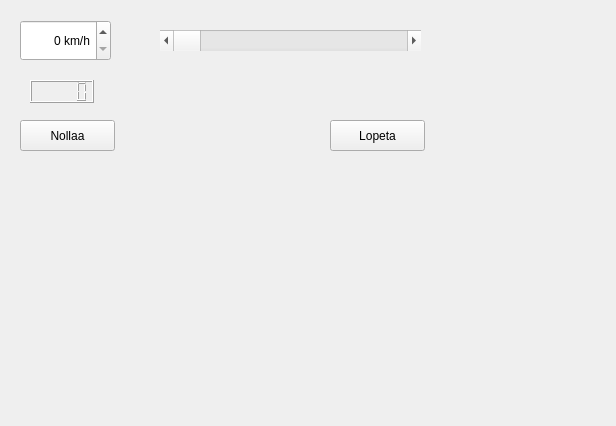
<?xml version="1.0" encoding="UTF-8"?>
<ui version="4.0">
 <class>Paaikkuna</class>
 <widget class="QWidget" name="Paaikkuna">
  <property name="geometry">
   <rect>
    <x>0</x>
    <y>0</y>
    <width>616</width>
    <height>426</height>
   </rect>
  </property>
  <property name="windowTitle">
   <string>Paaikkuna</string>
  </property>
  <widget class="QPushButton" name="nollaa_button">
   <property name="geometry">
    <rect>
     <x>20</x>
     <y>120</y>
     <width>95</width>
     <height>31</height>
    </rect>
   </property>
   <property name="text">
    <string>Nollaa</string>
   </property>
  </widget>
  <widget class="QPushButton" name="lopeta_button">
   <property name="geometry">
    <rect>
     <x>330</x>
     <y>120</y>
     <width>95</width>
     <height>31</height>
    </rect>
   </property>
   <property name="text">
    <string>Lopeta</string>
   </property>
  </widget>
  <widget class="QSpinBox" name="kmh_spinbox">
   <property name="geometry">
    <rect>
     <x>20</x>
     <y>20</y>
     <width>91</width>
     <height>41</height>
    </rect>
   </property>
   <property name="alignment">
    <set>Qt::AlignRight|Qt::AlignTrailing|Qt::AlignVCenter</set>
   </property>
   <property name="suffix">
    <string> km/h</string>
   </property>
   <property name="maximum">
    <number>99</number>
   </property>
  </widget>
  <widget class="QScrollBar" name="kmh_slider">
   <property name="geometry">
    <rect>
     <x>160</x>
     <y>30</y>
     <width>261</width>
     <height>21</height>
    </rect>
   </property>
   <property name="maximum">
    <number>99</number>
   </property>
   <property name="orientation">
    <enum>Qt::Horizontal</enum>
   </property>
  </widget>
  <widget class="QLCDNumber" name="miles_lcd">
   <property name="geometry">
    <rect>
     <x>30</x>
     <y>80</y>
     <width>64</width>
     <height>23</height>
    </rect>
   </property>
  </widget>
 </widget>
 <layoutdefault spacing="6" margin="11"/>
 <resources/>
 <connections>
  <connection>
   <sender>lopeta_button</sender>
   <signal>clicked()</signal>
   <receiver>Paaikkuna</receiver>
   <slot>close()</slot>
   <hints>
    <hint type="sourcelabel">
     <x>456</x>
     <y>270</y>
    </hint>
    <hint type="destinationlabel">
     <x>433</x>
     <y>166</y>
    </hint>
   </hints>
  </connection>
  <connection>
   <sender>kmh_spinbox</sender>
   <signal>valueChanged(int)</signal>
   <receiver>kmh_slider</receiver>
   <slot>setValue(int)</slot>
   <hints>
    <hint type="sourcelabel">
     <x>81</x>
     <y>51</y>
    </hint>
    <hint type="destinationlabel">
     <x>214</x>
     <y>46</y>
    </hint>
   </hints>
  </connection>
  <connection>
   <sender>kmh_slider</sender>
   <signal>valueChanged(int)</signal>
   <receiver>kmh_spinbox</receiver>
   <slot>setValue(int)</slot>
   <hints>
    <hint type="sourcelabel">
     <x>323</x>
     <y>48</y>
    </hint>
    <hint type="destinationlabel">
     <x>100</x>
     <y>32</y>
    </hint>
   </hints>
  </connection>
 </connections>
</ui>
